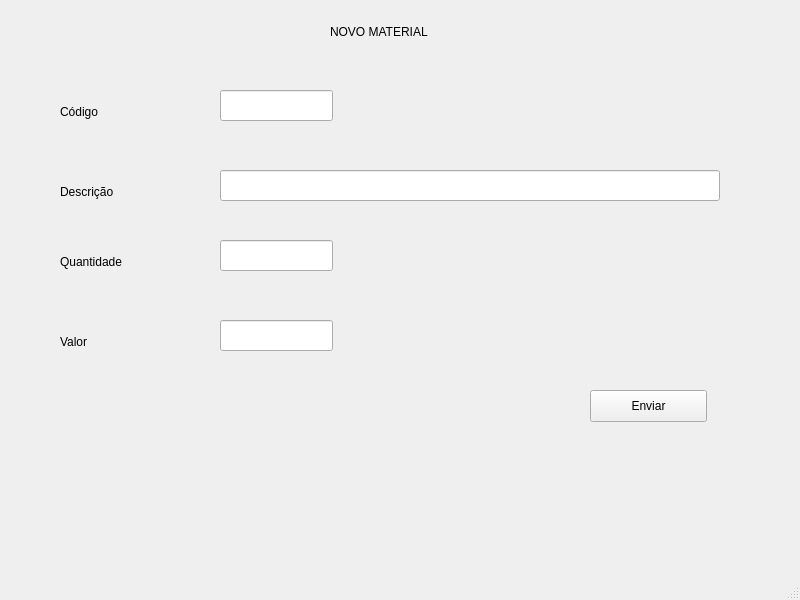
<?xml version="1.0" encoding="UTF-8"?>
<ui version="4.0">
 <class>MainWindow</class>
 <widget class="QMainWindow" name="MainWindow">
  <property name="geometry">
   <rect>
    <x>0</x>
    <y>0</y>
    <width>800</width>
    <height>600</height>
   </rect>
  </property>
  <property name="windowTitle">
   <string>MainWindow</string>
  </property>
  <widget class="QWidget" name="centralwidget">
   <widget class="QLabel" name="label">
    <property name="geometry">
     <rect>
      <x>330</x>
      <y>20</y>
      <width>200</width>
      <height>23</height>
     </rect>
    </property>
    <property name="text">
     <string>NOVO MATERIAL</string>
    </property>
   </widget>
   <widget class="QLabel" name="label_2">
    <property name="geometry">
     <rect>
      <x>60</x>
      <y>100</y>
      <width>150</width>
      <height>23</height>
     </rect>
    </property>
    <property name="text">
     <string>Código</string>
    </property>
   </widget>
   <widget class="QLabel" name="label_3">
    <property name="geometry">
     <rect>
      <x>60</x>
      <y>180</y>
      <width>150</width>
      <height>23</height>
     </rect>
    </property>
    <property name="text">
     <string>Descrição</string>
    </property>
   </widget>
   <widget class="QLabel" name="label_4">
    <property name="geometry">
     <rect>
      <x>60</x>
      <y>250</y>
      <width>150</width>
      <height>23</height>
     </rect>
    </property>
    <property name="text">
     <string>Quantidade</string>
    </property>
   </widget>
   <widget class="QLabel" name="label_5">
    <property name="geometry">
     <rect>
      <x>60</x>
      <y>330</y>
      <width>150</width>
      <height>23</height>
     </rect>
    </property>
    <property name="text">
     <string>Valor</string>
    </property>
   </widget>
   <widget class="QPushButton" name="pushButton_enviar_novo_material">
    <property name="geometry">
     <rect>
      <x>590</x>
      <y>390</y>
      <width>117</width>
      <height>32</height>
     </rect>
    </property>
    <property name="text">
     <string>Enviar</string>
    </property>
   </widget>
   <widget class="QLineEdit" name="lineEdit_codigo_material">
    <property name="geometry">
     <rect>
      <x>220</x>
      <y>90</y>
      <width>113</width>
      <height>31</height>
     </rect>
    </property>
   </widget>
   <widget class="QLineEdit" name="lineEdit_2_descricao_material">
    <property name="geometry">
     <rect>
      <x>220</x>
      <y>170</y>
      <width>500</width>
      <height>31</height>
     </rect>
    </property>
   </widget>
   <widget class="QLineEdit" name="lineEdit_3_quantidade_material">
    <property name="geometry">
     <rect>
      <x>220</x>
      <y>240</y>
      <width>113</width>
      <height>31</height>
     </rect>
    </property>
   </widget>
   <widget class="QLineEdit" name="lineEdit_4_valor_material">
    <property name="geometry">
     <rect>
      <x>220</x>
      <y>320</y>
      <width>113</width>
      <height>31</height>
     </rect>
    </property>
   </widget>
  </widget>
  <widget class="QMenuBar" name="menubar">
   <property name="geometry">
    <rect>
     <x>0</x>
     <y>0</y>
     <width>800</width>
     <height>28</height>
    </rect>
   </property>
  </widget>
  <widget class="QStatusBar" name="statusbar"/>
 </widget>
 <resources/>
 <connections/>
</ui>
